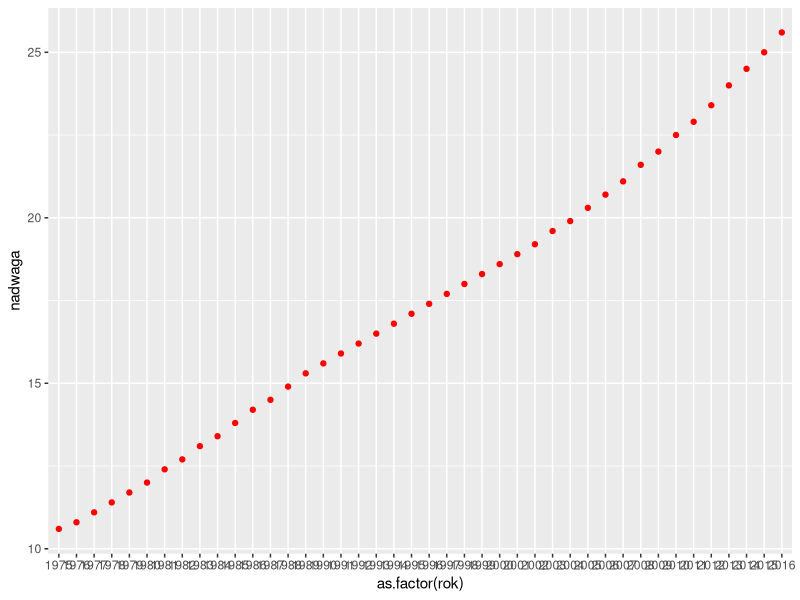
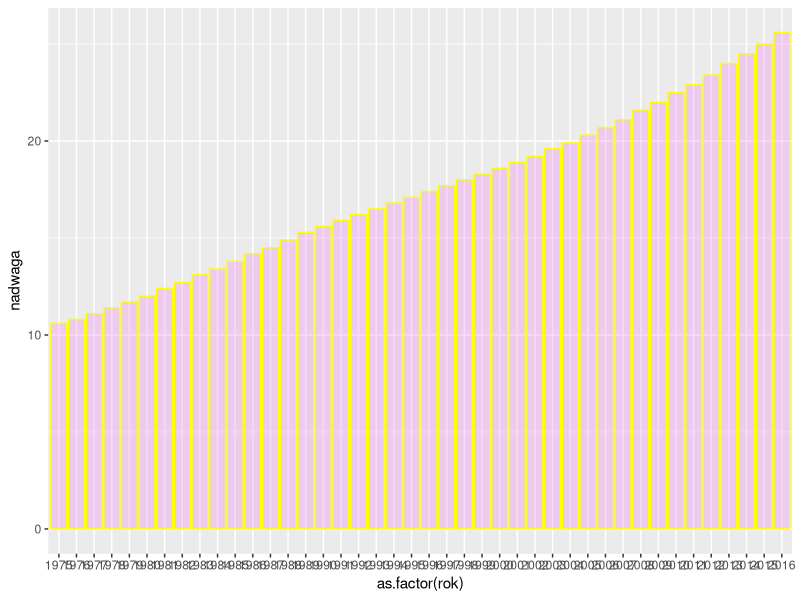
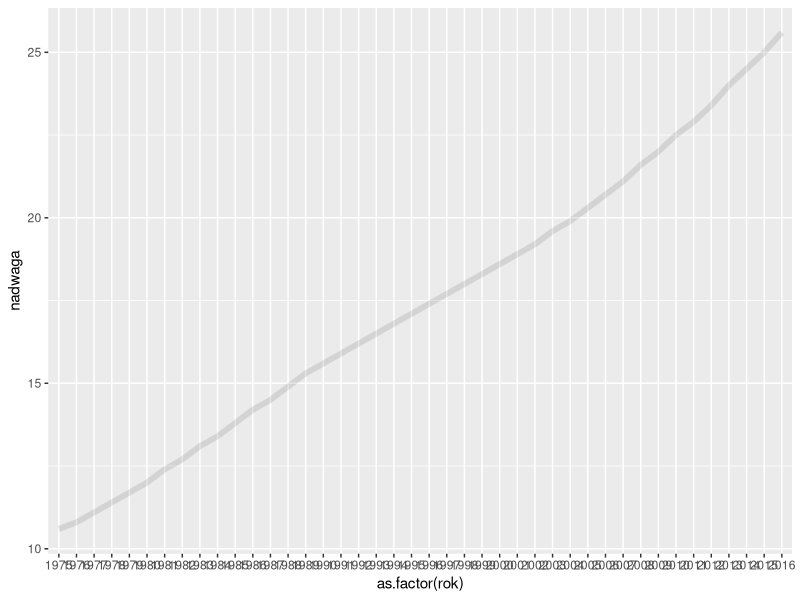
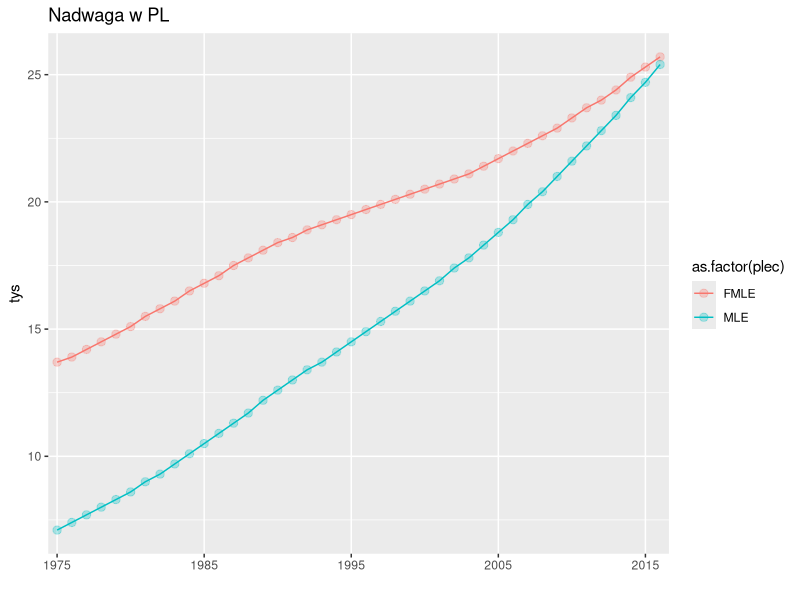
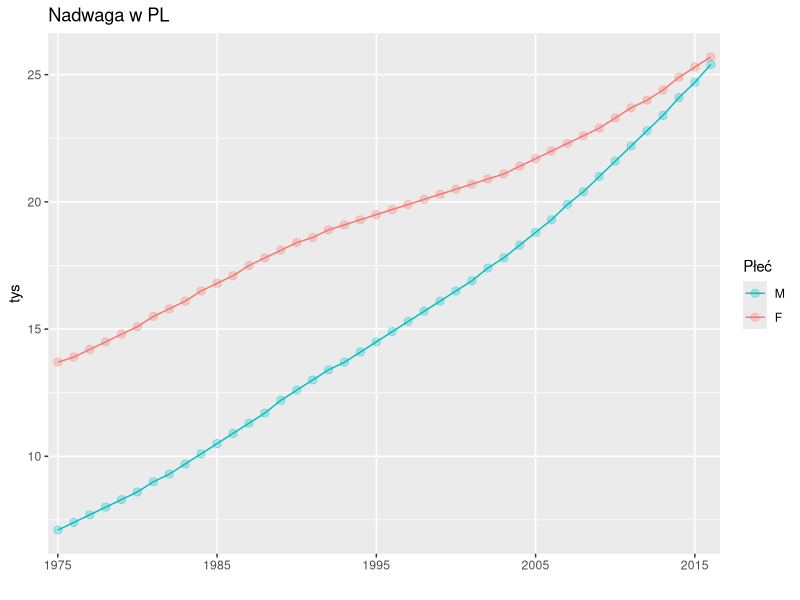
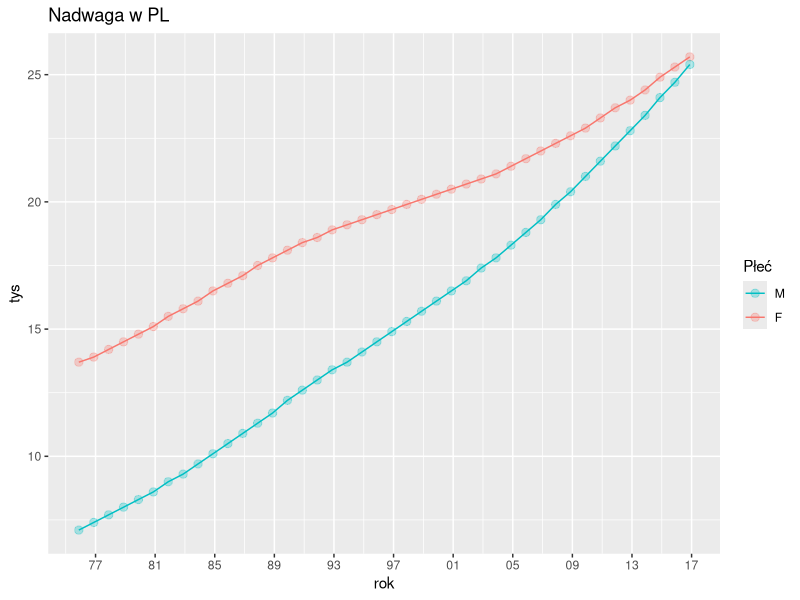
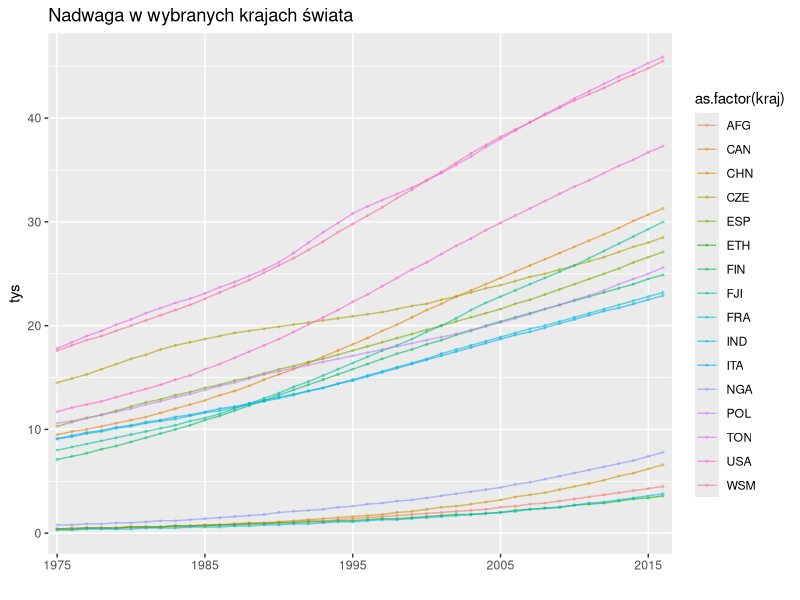
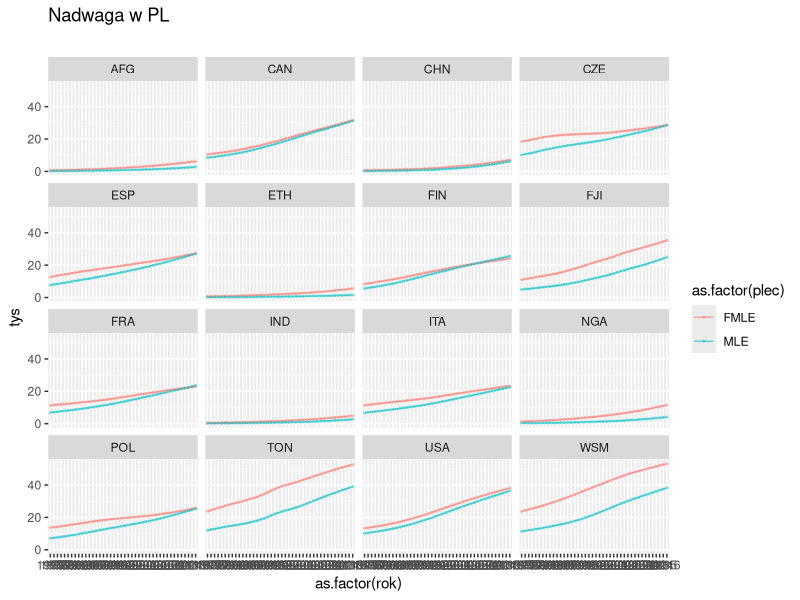

Recreate these plots in R, in order.
## ---- chunk 1
knitr::opts_chunk$set(echo = TRUE)
## ---- chunk 2
##library("ggplot2") ## charting functions bundled in tidyverse
library("tidyverse") ## data-manipulation
library("scales") ## scales
## ---- chunk 3
obesity <- read.csv(file='obesity_who_all_C.csv', sep=';', header=T)
str(obesity)
## ---- chunk 4
obesityPL <- obesity %>% filter (kraj == 'POL' & plec == 'BTSX')
ggplot(obesityPL, aes(x= as.factor(rok), y=nadwaga, group=1 )) +
  geom_point(size=1.5, color='red' )
  
## ---- chunk 5
ggplot(obesityPL, aes(x= as.factor(rok), y=nadwaga, group=1 )) +
  #geom_point(size=1.5, color='red' ) +
  geom_bar(stat="identity", alpha=.3, color='yellow', fill='violet')
## ---- chunk 6
ggplot(obesityPL, aes(x= as.factor(rok), y=nadwaga, group=1 )) +
  #geom_point(size=1.5, color='red' ) +
  #geom_bar(stat="identity", alpha=.3, color='yellow', fill='violet') +
  geom_line(size=2, alpha=.1)
## ---- chunk 7
## napierw filter z pakietu dpyr
## tylko kraj==POL; plec różna od BTSX
obesityPL <- obesity %>% filter (kraj == 'POL' & plec != 'BTSX')

## funkcja nth do pomijania pozycji na skali jeżeli jest ich za dużo
every_nth = function(n) {
  return(function(x) {x[c(TRUE, rep(FALSE, n - 1))]})
}

popl0 <- ggplot(obesityPL, aes(x= as.factor(rok), 
        group=as.factor(plec), color=as.factor(plec), y=nadwaga )) +
  geom_line(size=.5 ) +
  geom_point(size=2.5, alpha=.3) +
  xlab(label="") +
  ## drukuj co 10 wartość
  scale_x_discrete( breaks = every_nth(n = 10)) +
  ylab(label="tys") +
  ##theme_nikw()+
  ggtitle("Nadwaga w PL")
popl0

## ---- chunk 8
popl1 <- popl0 + 
scale_color_discrete(name="Płeć", labels =c("M", 'F'),
                       breaks=c('MLE', 'FMLE'))
popl1
## ---- chunk 9
popl2 <- ggplot(obesityPL, aes(x= as.Date(as.character(rok), "%Y"),
        group=as.factor(plec), color=as.factor(plec), y=nadwaga )) +
  geom_line(size=.5 ) + geom_point(size=2.5, alpha=.3) +
  ylab(label="tys") + xlab(label="rok") +
  ## %y to rok w notacji dwucyfrowej np. 21
  scale_x_date( breaks = "4 years", labels = date_format("%y")) +
  scale_color_discrete(name="Płeć", labels =c("M", 'F'),
                       breaks=c('MLE', 'FMLE')) +
  ggtitle("Nadwaga w PL")
popl2
## ---- chunk 10
countries <- c('POL', 'GER', 'ESP', 'CZE', 'ITA', 'FRA', 'FIN',
               'AFG', 'CHN', 'IND', 'NZA',
               'FJI', 'TON', 'WSM',
               'ETH', 'NGA', 'USA', 'CAN')
oo <- obesity %>% filter (plec == 'BTSX' & kraj %in% countries) %>%
  as.data.frame

poc <- ggplot(oo, aes(x= as.factor(rok),  group=as.factor(kraj),   color=as.factor(kraj), y=nadwaga )) +
  geom_line(size=.5, alpha=.6 ) +
  geom_point(size=.5, alpha=.3) +
  xlab(label="") +
  ylab(label="tys") +
  scale_x_discrete( breaks = every_nth(n = 10)) +
  ggtitle("Nadwaga w wybranych krajach świata")
poc
## ---- chunk 11

ox <- obesity %>% filter (plec != 'BTSX' & kraj %in% countries) %>%
  as.data.frame

pox <- ggplot(ox, aes(x= as.factor(rok), 
          group=as.factor(plec), color=as.factor(plec), y=nadwaga )) +
  geom_line(size=.5, alpha=.6 ) +
  geom_point(size=.5, alpha=.3) +
  ylab(label="tys") +
  facet_wrap( ~kraj, scales = "fixed") +
  ggtitle("Nadwaga w PL", 
          subtitle=sprintf(""))
pox
## ---- chunk 12
obesity$yr <- as.numeric(as.character(obesity$rok))

obesity_diff <- obesity %>%
  filter (plec == 'BTSX' & yr > 1979 ) %>%
  group_by(kraj) %>%
  summarise(fst= nadwaga[which.min(yr)], 
            lst = nadwaga[which.max(yr)],
            diff = nadwaga[which.max(yr)] - nadwaga[which.min(yr)])
  

poworld3 <- obesity_diff %>%
  ggplot(aes(x = reorder(kraj, lst ))) +
  geom_point(aes(y = lst, color="lst"), size=1 ) +
  geom_point(aes(y = fst, color="fst"), size=1 ) +
  geom_bar(aes(y = diff, fill='diff'), stat="identity", alpha=.25 ) +
  xlab(label="kraj") +
  ylab(label="obesity") +
  ggtitle("Nadwaga na świecie") +
  ##
  scale_color_manual(name="", labels =c("2016", "1980"),
                     values = c(lst="red", fst="blue" ) ) +
  scale_fill_manual(name="", values = c( diff="green" ) ) +
  #
  theme(axis.text = element_text(size = 4)) +
  theme(plot.title = element_text(hjust = 0.5)) +
  coord_flip()
poworld3
## ---- chunk 13
lata <- c ('1980', '1990', '2000', '2016')
oz <- obesity %>% filter ((rok %in% lata ) & plec == 'BTSX')

pow <- ggplot(oz, aes(x=rok, y=nadwaga, fill=rok)) + 
  geom_boxplot() + 
  ylab("#") + 
  xlab('')
pow
